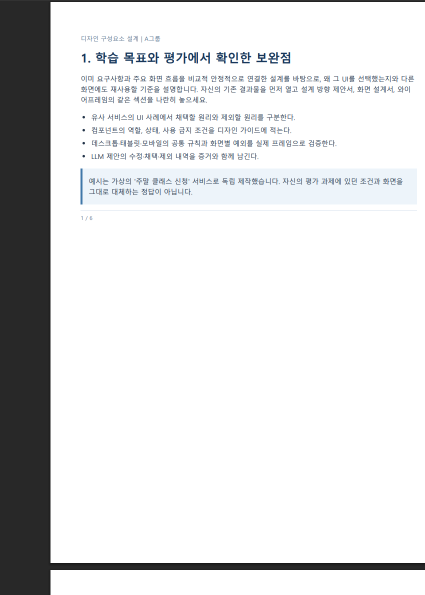
#> input picture 국비/희의록및지원내역/작업/A과정/디자인 구성요소 설계/2026-10-26T153138/04_등록검증/A_p1.png, 850 x 1190 px (shown at 1/2 size); its folder holds only this picture in this run
$ python '검수판.py'
#> lines starting #> are read from the running program, lines starting #| are printed output that depends on the picture
from pathlib import Path
from PIL import Image, ImageDraw, ImageFont

root = Path(__file__).resolve().parent
font = ImageFont.truetype('C:/Windows/Fonts/malgun.ttf', 22)
for group in 'ABC':
    sheet = Image.new('RGB', (1320, 1290), '#dce4ed')
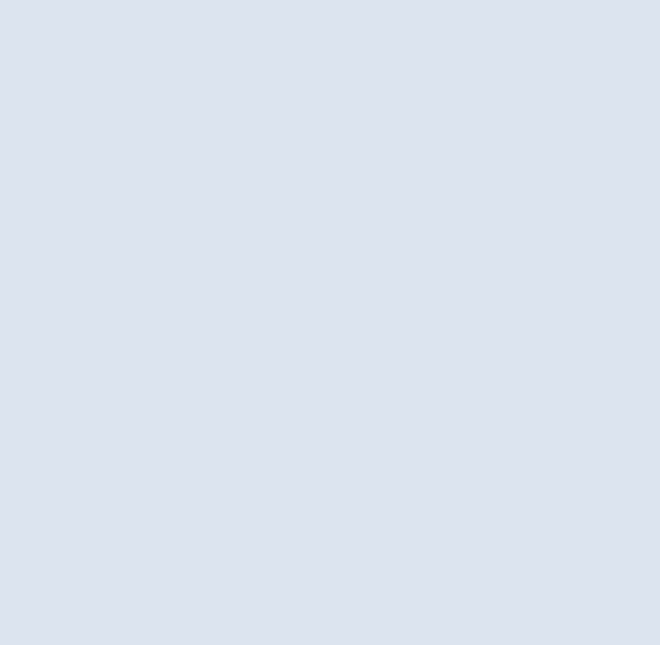
#> sheet: PIL image 1320x1290 RGB (shown at 1/2 size); mean R, G, B 220, 228, 237
    draw = ImageDraw.Draw(sheet)
    for i in range(6):
        im = Image.open(root / f'{group}_p{i + 1}.png').convert('RGB')
#> im is the input picture: PIL image 850x1190 RGB; mean R, G, B 222.4, 223, 223.7
        im.thumbnail((415, 595))
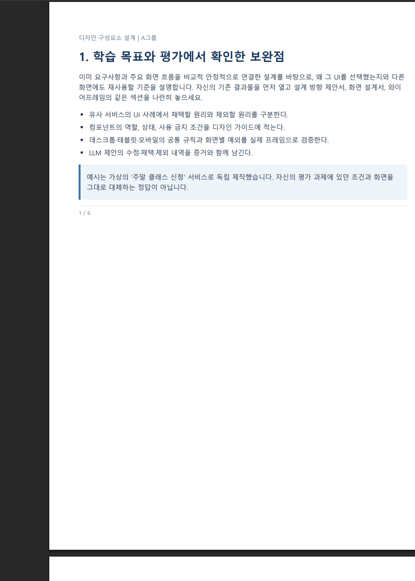
#> im: PIL image 415x581 RGB; mean R, G, B 222.3, 222.9, 223.6
        x, y = (i % 3) * 440 + 10, (i // 3) * 645 + 35
        sheet.paste(im, (x, y))
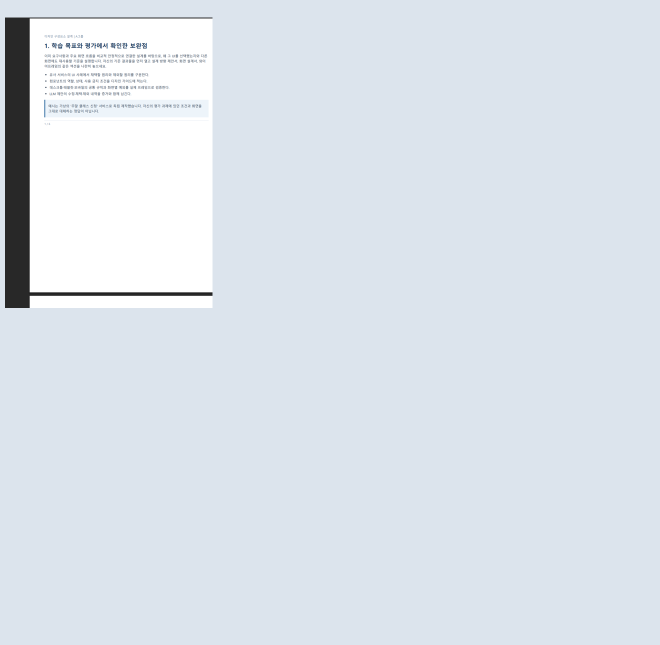
#> sheet: PIL image 1320x1290 RGB (shown at 1/2 size); mean R, G, B 220.3, 227.3, 235.1
#> (the run stopped early here; a loop or call above may not have finished)
